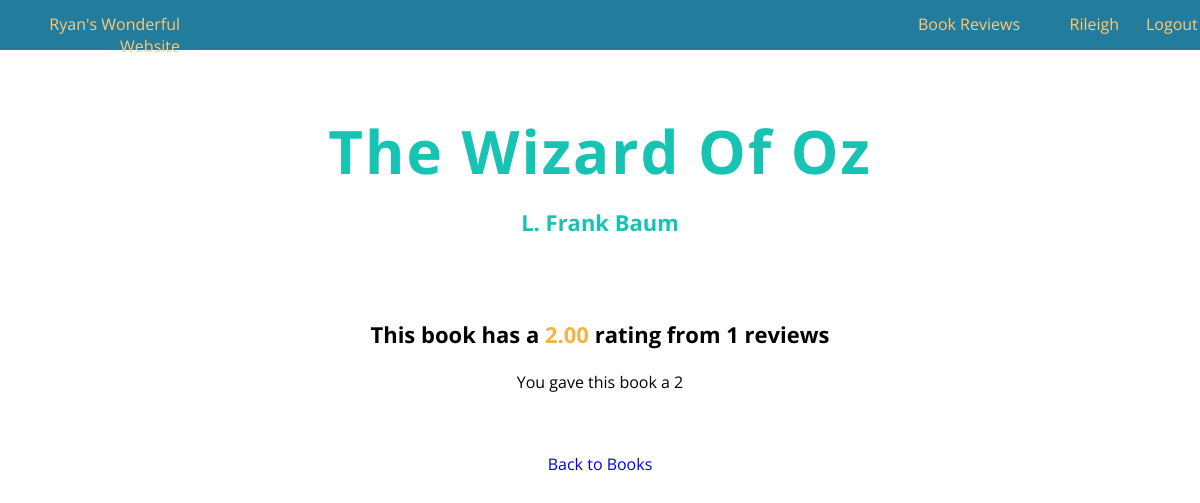
/book_reviews/2 (signed in), run on the app's committed database.
### project1/models.py (models this page shows, shortened)
class User(db.Model, UserMixin):
    id = db.Column(db.Integer, primary_key=True) # primary keys are required by SQLAlchemy
    password = db.Column(db.String(100))
    username = db.Column(db.String(1000), unique=True)
    ratings = db.relationship('BookRating', backref='user', lazy=True)

class Book(db.Model):
    id = db.Column(db.Integer, primary_key=True) # primary keys are required by SQLAlchemy
    title = db.Column(db.String(100))
    author = db.Column(db.String(1000))
    ratings = db.relationship('BookRating', backref='book', lazy=True)

### project1/routes.py (the view)
@app.route("/book_reviews/<string:book_id>")
def bookPage(book_id):
    book = Book.query.get(book_id)
    book_ratings = BookRating.query.filter_by(book=book)
    ratings_count = book_ratings.count()
    ratings_average = db.session.query(func.avg(BookRating.rating)).filter(BookRating.book == book).scalar()
    user_rating = None
    if current_user.is_authenticated:
        user_rating_query = book_ratings.filter_by(user=current_user)
        if user_rating_query.count() == 1:
            user_rating = user_rating_query.first().rating
    return render_template("book_page.html", book=book, ratings_count=ratings_count, ratings_average=ratings_average, user_rating=user_rating)

### project1/models.py (called while the page is built)
@login_manager.user_loader
def load_user(user_id):
    return User.query.get(int(user_id))

### project1/templates/book_page.html (shortened to what this page needs)
{% extends "base.html" %}
{% block body_class %} book-individ {% endblock %}
{% block heading %}
    {{ book.title }}
{% endblock %}
{% block subheader %}
    {{ book.author }}
{% endblock %}
{% block body %}
    <div class="rating-info">
        {% if ratings_average %}
            <h3> This book has a <span class="rating rounded-{{ ratings_average|round|int }}">{{ '%0.2f' % ratings_average|float }}</span> rating from {{ ratings_count }} reviews</h3>
        {% else %}
            <h3> This book has not been reviewed yet :(</h3>
        {% endif %}
        {% if current_user.is_authenticated %}
            {% if user_rating %}
                <p> You gave this book a {{ user_rating }} </p>
            {% endif %}
        {% else %}
        <p class="log-in-notice"> Log in to rate this book </p>
        {% endif %}
    </div>
    <div class="return-container">
        <a href="/book_reviews">Back to Books</a>
    </div>
{% endblock %}

### project1/templates/header.html
<div class="site-name">
    <a class="home" href="/home"> Ryan's Wonderful Website </a>
</div>
<div class="site-items">
    <a class="books" href="/book_reviews"> Book Reviews </a>
</div>
<div class="user-info">
    {% if current_user.is_authenticated %}
        <p class="username"> {{ current_user.username }} </p>
        <a class="logout"href="{{ url_for('logout') }}"> Logout </a>
    {% else %}
        <a class="login" href="/"> Login </a>
    {% endif %}
</div>

### project1/static/css/base.css (style rules this page uses)
.site-body { margin: 0; background-color: white; }
.site-body p, .site-body h1, .site-body h2, .site-body h3, .site-body h4, .site-body h5, .site-body div, .site-body a { font-family: 'Open Sans', sans-serif; }
.site-body a { text-decoration: none; }

### project1/static/css/book_individ.css (style rules this page uses)
.book-individ h3 { margin-top: 15px; font-size: 22px; }
.book-individ .rating.rounded-2 { color: #f5b245; }
.book-individ .rating-info { margin-top: 40px; text-align: center; margin-bottom: 60px; }
.book-individ .return-container { text-align: center; }

### project1/static/css/header.css (style rules this page uses)
.site-header a { display: block; margin-block-start: 0.8em; margin-block-end: 1em; margin-inline-start: 0px; margin-inline-end: 0px; color: #FFCB77; text-decoration: none; }
.site-header .site-name { width: 15%; text-align: right; }
.site-header .site-name .home { text-decoration: none; }
.site-header .site-items { width: 70%; text-align: right; }
.site-header .user-info { width: 15%; }
.site-header .user-info .username { width: 55%; float: left; text-align: right; margin-block-start: 0.8em; }
.site-header .user-info .logout { width: 30%; float: right; }

### data on the page
User: username "Rileigh"
Book: title "The Wizard Of Oz", author "L. Frank Baum"

### other printed values
{{ '%0.2f' % ratings_average|float }} "2.00"
{{ ratings_count }} "1"
{{ user_rating }} "2"
